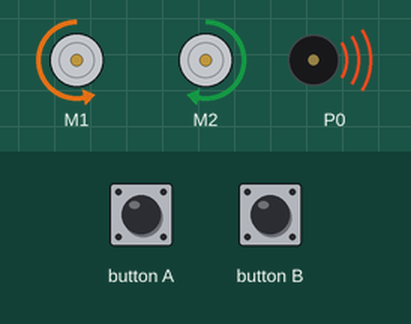
Recording of a program running on a simulated BBC micro:bit (MakeCode). Parts: 2 × DC motor (green arrow = forward, orange = backward, longer = faster), buzzer (waves = sounding). The inputs (shaded band) are chosen by the test bench.

Above: at 4.09 s.
4.4 s: button B pressed for 0.15 s
At 7.4 s:
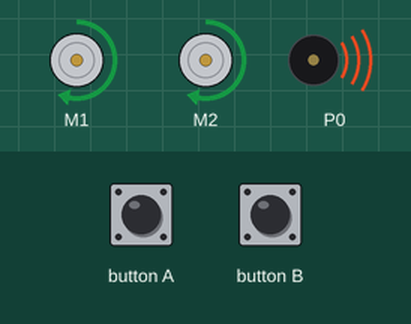
7.5 s: button A pressed for 0.15 s
At 8.5 s:
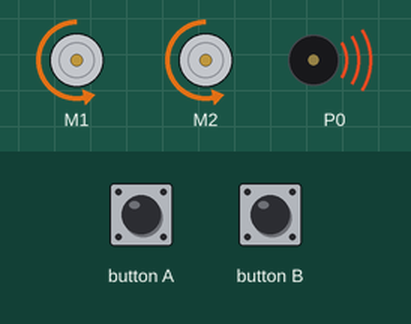
At 13.2 s:
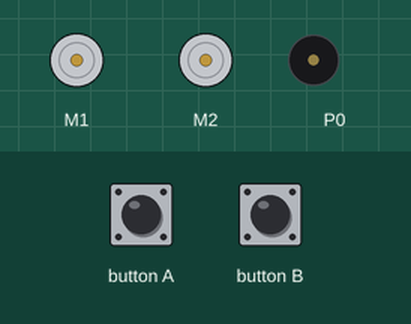
Timing chart, 0 to 14.7 s (numbered marks = the images above; inputs shaded):
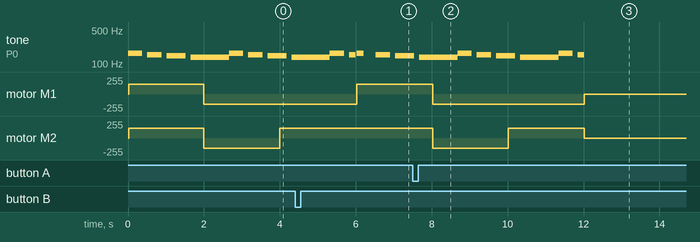

Measured:
- after the input at 7.5 s, tone on P0: goes on until 12.0 s, then stays silent
- by itself, tone on P0: plays 165 Hz for 0.38 s, 156 Hz for 0.38 s, 147 Hz for 0.50 s, 139 Hz for 1.0 s, 165 Hz for 0.38 s, 156 Hz for 0.38 s … (8 notes in this stretch)

The program:

main.ts
```typescript
function baile () {
    music.startMelody(music.builtInMelody(Melodies.Wawawawaa), MelodyOptions.Forever)
    maqueen.motorRun(maqueen.Motors.All, maqueen.Dir.CW, 150)
    basic.pause(2000)
    maqueen.motorRun(maqueen.Motors.All, maqueen.Dir.CCW, 150)
    basic.pause(2000)
    maqueen.motorRun(maqueen.Motors.M2, maqueen.Dir.CW, 150)
    basic.pause(2000)
    music.stopMelody(MelodyStopOptions.All)
}
input.onButtonPressed(Button.A, function () {
    Baile = 3
})
function baile_invers () {
    music.startMelody(music.builtInMelody(Melodies.Nyan), MelodyOptions.Forever)
    maqueen.motorRun(maqueen.Motors.M1, maqueen.Dir.CW, 150)
    basic.pause(2000)
    maqueen.motorRun(maqueen.Motors.All, maqueen.Dir.CW, 150)
    basic.pause(2000)
    maqueen.motorRun(maqueen.Motors.All, maqueen.Dir.CCW, 150)
    basic.pause(2000)
    music.stopMelody(MelodyStopOptions.All)
}
input.onButtonPressed(Button.B, function () {
    if (Baile == 1) {
        Baile = 2
    }
    if (Baile == 2) {
        Baile = 1
    }
    if (Baile == 3) {
        Baile = 1
    }
})
let Baile = 0
Baile = 1
basic.forever(function () {
    if (Baile == 1) {
        baile()
    }
    if (Baile == 2) {
        baile_invers()
    }
    if (Baile == 3) {
        maqueen.motorStop(maqueen.Motors.All)
    }
})
```

test.ts
```typescript
// aquí va el archivo "tests"; esto no se compilará cuando este paquete se utilice como una extensión.
```
